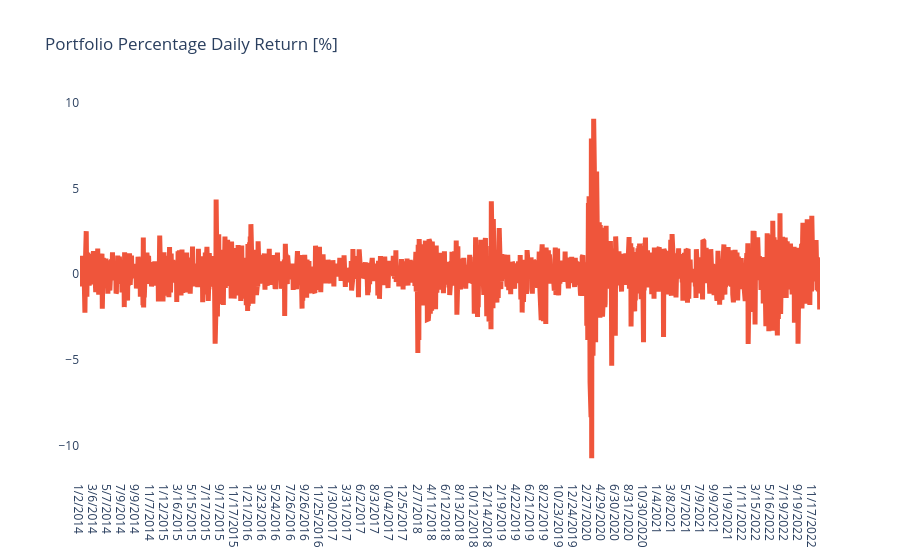

The cell this chart's notebook holds for it:
### Code cell
#assume we have an initial investment of x=1M
#we can create a function that based on below criteria
    #1) stock closing prices
    #2)random weights
    #3) initial investment
#this function will generate
    #a) daily value(position) of each individual stock over the specified time period
    #b) total daily value of portfolio
    #c) percentage daily return

def asset_allocation(df, weights, initial_investment):
    portfolio_df = df.copy()

    # we scaled the stock price using price scaling, so we need to define it before we execute it( in case i havent define it)
    scaled_df = price_scaling(df)
  
    for i, stock in enumerate(scaled_df.columns[1:]):
        portfolio_df[stock] = scaled_df[stock] * weights[i] * initial_investment

    # Sum up all values and place the result in a new column titled "portfolio value [$]" 
   
    portfolio_df['Portfolio Value [$]'] = portfolio_df[portfolio_df != 'Date'].sum(axis = 1, numeric_only = True)
            
    # Calculate the portfolio percentage daily return and replace NaNs with zeros
    portfolio_df['Portfolio Daily Return [%]'] = portfolio_df['Portfolio Value [$]'].pct_change(1) * 100 
    portfolio_df.replace(np.nan, 0, inplace = True)
    
    return portfolio_df

#here we ignore the column date
n = len(close_price_df.columns)-1

# we try to generate the random weight
print('Number of stocks under consideration = {}'.format(n))
weights = generate_portfolio_weights(n).round(6)
print('Portfolio weights = {}'.format(weights))

#call function
portfolio_df = asset_allocation(close_price_df, weights, 1000000)
portfolio_df.round(2)

# Plot the portfolio percentage daily return
plot_financial_data(portfolio_df[['Date', 'Portfolio Daily Return [%]']], 'Portfolio Percentage Daily Return [%]')

# Plot each stock position in our portfolio over time
plot_financial_data(portfolio_df.drop(['Portfolio Value [$]', 'Portfolio Daily Return [%]'], axis = 1), 'Portfolio positions [$]')

# Plot the total daily value of the portfolio (sum of all positions)
plot_financial_data(portfolio_df[['Date', 'Portfolio Value [$]']], 'Total Portfolio Value [$]')

### Figure 1 — Plotly figure (JSON) as saved in the notebook; plotly's stock layout.template omitted (floating-point values rounded to 4 significant figures; data arrays with more than 128 entries replaced by an {"elided": "..."} marker saying what was removed)
{"data": [{"hovertemplate": "<extra></extra>", "legendgroup": "", "line": {"color": "#636efa", "dash": "solid", "width": 5}, "marker": {"symbol": "circle"}, "mode": "lines", "name": "", "orientation": "v", "showlegend": false, "type": "scatter", "xaxis": "x", "yaxis": "y"}, {"line": {"width": 5}, "name": "Portfolio Daily Return [%]", "type": "scatter", "x": {"elided": "2257 str values"}, "y": {"elided": "2257 float values"}}], "layout": {"legend": {"tracegroupgap": 0}, "plot_bgcolor": "white", "title": {"text": "Portfolio Percentage Daily Return [%]"}, "xaxis": {"anchor": "y", "domain": [0, 1]}, "yaxis": {"anchor": "x", "domain": [0, 1]}}}
